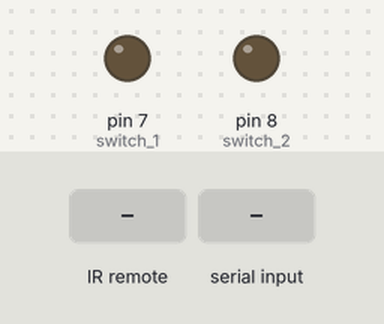
This sketch was run on a simulated Arduino Uno, built with avr-gcc and run on an emulated ATmega328P. Parts: output pins drawn as LEDs (lit = HIGH). Inputs (shaded band) come from the test bench.

Above: at 1.2 s.
1.3 s: infrared code 0x38B5 received
At 2.0 s:
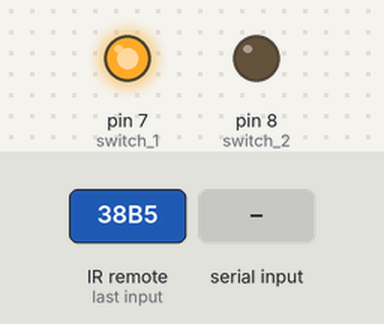
2.8 s: "b" received over Serial
At 3.2 s:
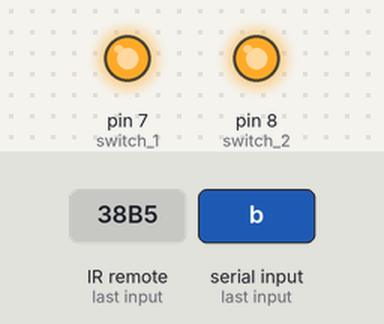
4.3 s: "A" received over Serial
At 5.5 s:
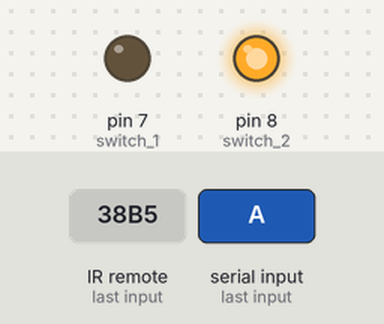
5.8 s: "a" received over Serial
At 6.7 s:
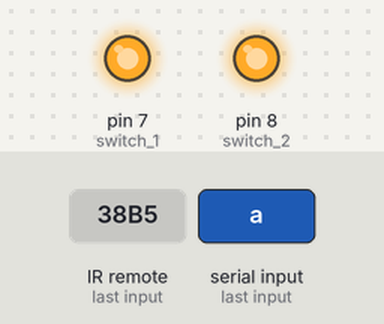
7.3 s: "B" received over Serial
At 7.9 s:
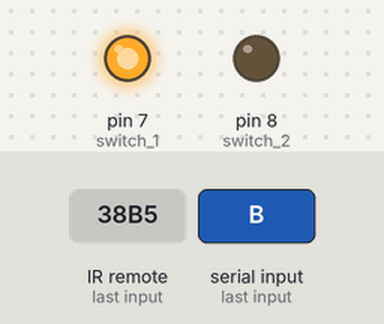
Timing chart, 0 to 9.8 s (numbered marks = the images above; inputs shaded):
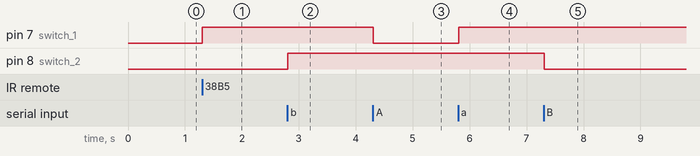

Measured:
- after the input at 1.3 s, pin 7 (switch_1): LOW → HIGH at once
- after the input at 2.8 s, pin 8 (switch_2): LOW → HIGH at once
- after the input at 4.3 s, pin 7 (switch_1): HIGH → LOW at once
- after the input at 5.8 s, pin 7 (switch_1): LOW → HIGH at once
- after the input at 7.3 s, pin 8 (switch_2): HIGH → LOW at once

The sketch:

IR_BT_Arduino_shield_code.ino
```cpp
#include <IRremote.h>
//Define PIN constant
const int switch_1 = 7;
const int switch_2 = 8;


int RECV_PIN = 11;

int toggleState_1 = 0; //Define integer to remember the toggle state for switch 1
int toggleState_2 = 0; //Define integer to remember the toggle state for switch 2


//Define IR receiver and Result Objects
IRrecv irrecv(RECV_PIN);
decode_results results;


void all_Switch_ON(){
 digitalWrite(switch_1, HIGH);
 digitalWrite(switch_2, HIGH);


}

void all_Switch_OFF(){
digitalWrite(switch_1, LOW);
digitalWrite(switch_2, LOW);


}

void setup()
{
  Serial.begin(9600);
  irrecv.enableIRIn(); // Enable the IR receiver
   pinMode(switch_1, OUTPUT);
   pinMode(switch_2, OUTPUT);


}

void loop() {

if(Serial.available()>0)
   {
      char data= Serial.read(); // reading the data received from the bluetooth module
      switch(data)
      {
        case 'a': digitalWrite(switch_1, HIGH);break; // when Z is pressed on the app Turn on Pin 12
        case 'A': digitalWrite(switch_1, LOW);break; // when z is pressed on the app Turn off Pin 12
        case 'b': digitalWrite(switch_2, HIGH);break; // when Y is pressed on the app Turn on Pin 11
        case 'B': digitalWrite(switch_2, LOW);break; // when y is pressed on the app Turn off Pin 11
        case 'c': all_Switch_ON(); break;  // if 'Z' received Turn on all Relays
        case 'C': all_Switch_OFF(); break; // if 'z' received Turn off all Relays

        default : break;
      }
      //Serial.println(data);
   }
   delay(100);


  if (irrecv.decode(&results)) {

    switch(results.value){
      case 14517:
                if(toggleState_1 == 0){
                  digitalWrite(switch_1, HIGH); // turn on switch 1
                  toggleState_1 = 1;
                  }
                else{
                  digitalWrite(switch_1, LOW); // turn off switch 1
                  toggleState_1 = 0;
                  }
                  delay(100);
                  break;
      case 14488:
                if(toggleState_2 == 0){
                  digitalWrite(switch_2, HIGH); // turn on switch 2
                  toggleState_2 = 1;
                  }
                else{
                  digitalWrite(switch_2, LOW); // turn off switch 2
                  toggleState_2 = 0;
                  }
                  delay(100);
                  break;


         default : break;
      }

    irrecv.resume(); // Receive the next value
  }

}
```
